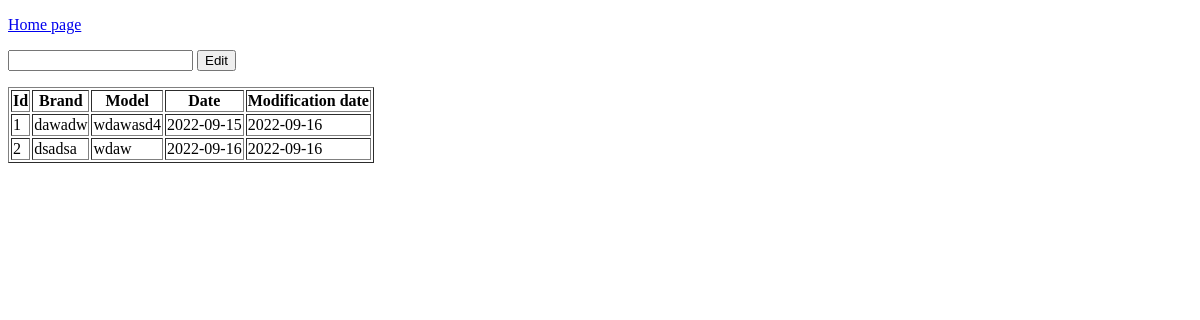
The page /cars on the database as committed earlier.
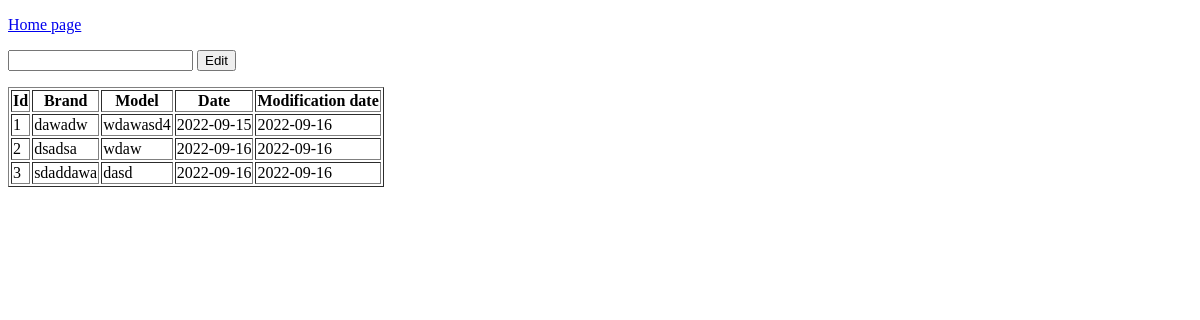
The same page on the database as committed later.
### main.py (models this page shows, shortened)
class Cars(db.Model):
    _id = db.Column("id", db.Integer, primary_key=True)
    brand = db.Column(db.String(20))
    model = db.Column(db.String(20))
    adddate = db.Column(db.Date)
    moddate = db.Column(db.Date)

### main.py (the view)
@app.route("/cars", methods=["POST", "GET"])
def cars():
    if request.method == "POST":
        cid = request.form["id"]
        if cid and cid.isdecimal() and Cars.query.filter_by(_id=cid).first():
            return redirect(url_for("editcar", eid=cid))
        else:
            return redirect(url_for("cars"))
    else:
        return render_template("car.html", cars=Cars.query.all())

### templates/car.html (shortened to what this page needs)
{% extends "template.html" %}
{% block content %}
	<p><a href="/">Home page</a></p>
	<p>
		<form action="#" method="post">
			<input type="text" name="id"/>
			<input type="submit" value="Edit"/>
		</form>
	</p>
	<table border="1">
		<tr>
			<th>Id</th>
			<th>Brand</th>
			<th>Model</th>
			<th>Date</th>
			<th>Modification date</th>
		</tr>
			{% for i in cars %}
				<tr>
					<td>{{i._id}}</td>
					<td>{{i.brand}}</td>
					<td>{{i.model}}</td>
					<td>{{i.adddate}}</td>
					<td>{{i.moddate}}</td>
				</tr>
			{% endfor %}
	</table>
{% endblock %}

Rows that differ between the two databases and show on the page:
added Cars: _id "3", brand "sdaddawa", model "dasd", adddate "2022-09-16", moddate "2022-09-16"
